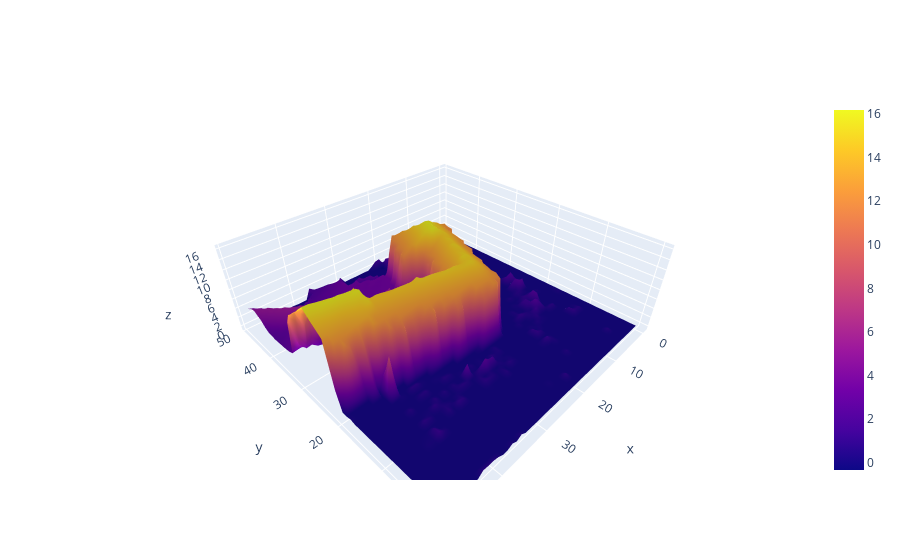

The notebook cell this image was saved under:
### Code cell
fig.update_scenes(yaxis_autorange="reversed")  # fix for the mirroring
fig.show()

### Figure 1 — Plotly figure (JSON) as saved in the notebook; plotly's stock layout.template omitted (floating-point values rounded to 4 significant figures; data arrays with more than 128 entries replaced by an {"elided": "..."} marker saying what was removed)
{"data": [{"type": "surface", "z": {"elided": "50x50 float values"}}], "layout": {"scene": {"yaxis": {"autorange": "reversed"}}}}
